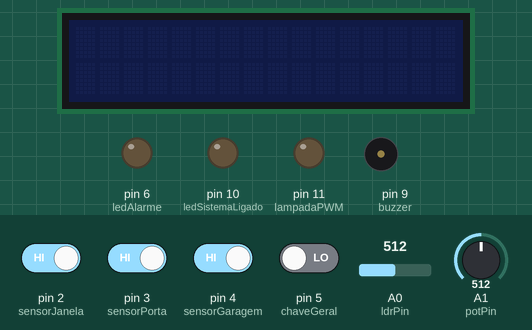
Recording of a sketch running on a simulated Arduino Uno, built with avr-gcc and run on an emulated ATmega328P. On the bench: 16×2 character LCD, output pins drawn as LEDs (lit = HIGH), buzzer (waves = sounding). Dashed ring = blinking. The test bench sets the inputs (shaded band); at power-on: pin 2 (sensorJanela), pin 3 (sensorPorta), pin 4 (sensorGaragem) HIGH, pin 5 (chaveGeral) LOW, A1 (potPin) = 512, A0 (ldrPin) = 512.

Above: at 1.2 s.
1.3 s: pin 5 (chaveGeral) driven HIGH
At 2.5 s:
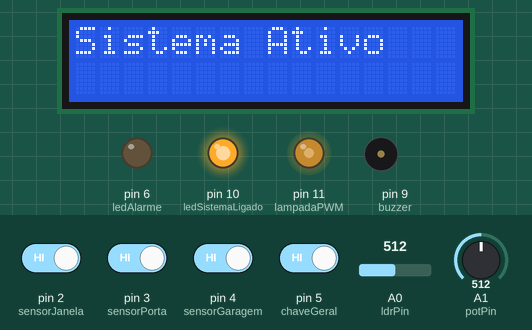
4.3 s: A1 (potPin) set to 525
At 4.84 s:
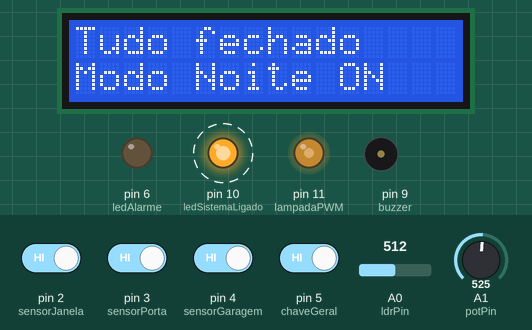
6.4 s: pin 2 (sensorJanela) driven LOW
At 6.93 s:
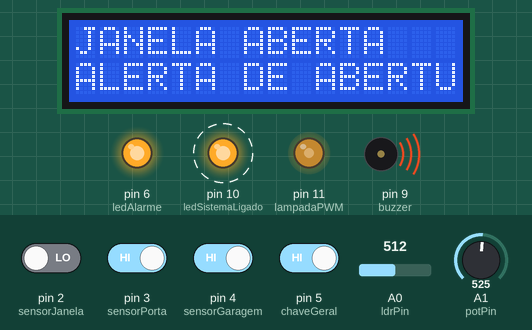
8.5 s: A1 (potPin) set to 306
At 9.03 s:
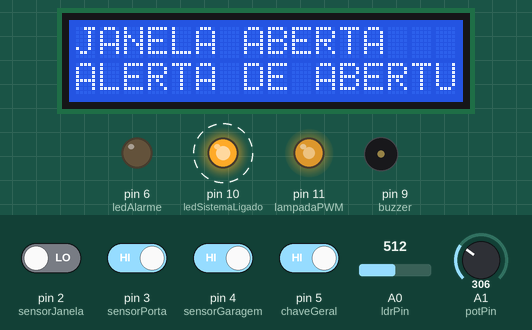
10.6 s: A0 (ldrPin) set to 318
12.1 s: A0 (ldrPin) set to 292
At 12.38 s:
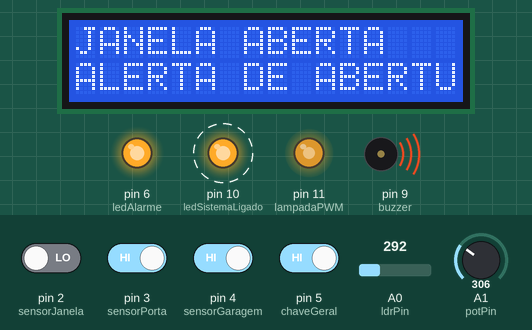
Timing chart, 0 to 15.1 s (numbered marks = the images above; inputs shaded):
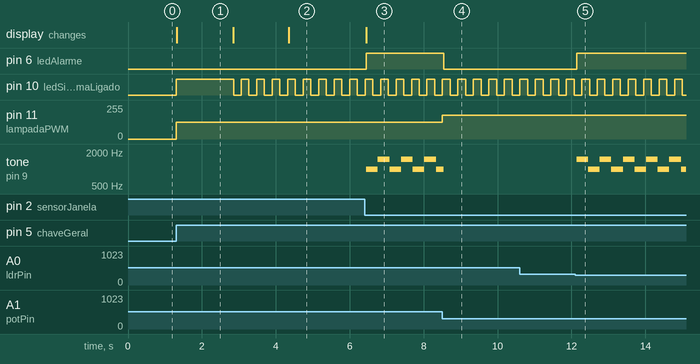

Measured:
- the behaviour switches between 512 and 513 on A1 (potPin) (found by bisection; images 1 and 2)
- the behaviour switches between 306 and 305 on A0 (ldrPin) (found by bisection; images 4 and 5)
- after the input at 1.3 s, pin 10 (ledSistemaLigado): LOW → HIGH at once, then repeats every 0.42 s: LOW 0.21 s, HIGH 0.21 s; pin 11 (lampadaPWM): 0/255 → 127/255 at once; the display: changes at once (image 1)
- after the input at 4.3 s, pin 11 (lampadaPWM): 127/255 → 124/255 at once; the display: changes after 0.05 s (image 2)
- after the input at 6.4 s, pin 6 (ledAlarme): LOW → HIGH after 0.05 s; tone on pin 9 (buzzer): alternates 1500 Hz for 0.31 s and 1000 Hz for 0.31 s, starting after 0.05 s; the display: changes after 0.05 s (image 3)
- after the input at 8.5 s, pin 6 (ledAlarme): HIGH → LOW at once; pin 11 (lampadaPWM): 124/255 → 178/255 at once
- after the input at 12.1 s, pin 6 (ledAlarme): LOW → HIGH at once; tone on pin 9 (buzzer): alternates 1500 Hz for 0.31 s and 1000 Hz for 0.31 s, starting at once

The sketch:

system_alarm_1.ino
```cpp
#include <Wire.h>
#include <LiquidCrystal_I2C.h>

LiquidCrystal_I2C lcd(0x27, 16, 2);

// Pinos
const int chaveGeral = 5;
const int ldrPin = A0;
const int potPin = A1;
const int lampadaPWM = 11;

const int sensorJanela = 2;
const int sensorPorta = 3;
const int sensorGaragem = 4;

const int ledSistemaLigado = 10;
const int ledAlarme = 6;
const int buzzer = 9;

// Estados
bool lcdLigado = false;
unsigned long tempoAnteriorLed = 0;
long intervaloPiscar = 200;
bool estadoLed = false;

unsigned long tempoAnteriorSom = 0;
const long intervaloSom = 300;
bool tomAtual = false;

void setup() {
  lcd.init();
  lcd.noBacklight();

  pinMode(chaveGeral, INPUT);
  pinMode(sensorJanela, INPUT_PULLUP);
  pinMode(sensorPorta, INPUT_PULLUP);
  pinMode(sensorGaragem, INPUT_PULLUP);

  pinMode(ledSistemaLigado, OUTPUT);
  pinMode(ledAlarme, OUTPUT);
  pinMode(buzzer, OUTPUT);
  pinMode(lampadaPWM, OUTPUT);

  digitalWrite(ledSistemaLigado, LOW);
  digitalWrite(ledAlarme, LOW);
  noTone(buzzer);
}

void loop() {
  bool ligado = digitalRead(chaveGeral) == HIGH;
  unsigned long agora = millis();

  if (ligado) {
    // Controle da lâmpada via potenciômetro (só quando ligado)
    int valorPot = analogRead(potPin);
    int brilho = map(valorPot, 1023, 0, 0, 255);  // Invertido
    analogWrite(lampadaPWM, brilho);

    int valorLDR = analogRead(ldrPin);
    bool modoNoite = valorLDR < valorPot;

    // Piscar LED do sistema
    if (agora - tempoAnteriorLed >= intervaloPiscar) {
      tempoAnteriorLed = agora;
      estadoLed = !estadoLed;
      digitalWrite(ledSistemaLigado, estadoLed);
    }

    if (!lcdLigado) {
      lcd.backlight();
      lcd.clear();
      lcd.setCursor(0, 0);
      lcd.print("Sistema Ativo");
      delay(1500);
      lcd.clear();
      lcdLigado = true;
    }

    bool janelaAberta = digitalRead(sensorJanela) == LOW;
    bool portaAberta = digitalRead(sensorPorta) == LOW;
    bool garagemAberta = digitalRead(sensorGaragem) == LOW;

    bool alerta = janelaAberta || portaAberta || garagemAberta;

    // Exibe alertas
    if (janelaAberta) {
      lcd.setCursor(0, 0);
      lcd.print("JANELA ABERTA     ");
      lcd.setCursor(0, 1);
      lcd.print("ALERTA DE ABERTURA");
    } else if (portaAberta) {
      lcd.setCursor(0, 0);
      lcd.print("PORTA ABERTA      ");
      lcd.setCursor(0, 1);
      lcd.print("ALERTA DE ABERTURA");
    } else if (garagemAberta) {
      lcd.setCursor(0, 0);
      lcd.print("GARAGEM ABERTA    ");
      lcd.setCursor(0, 1);
      lcd.print("ALERTA DE ABERTURA");
    } else {
      lcd.setCursor(0, 0);
      lcd.print("Tudo fechado      ");
      lcd.setCursor(0, 1);
      lcd.print(modoNoite ? "Modo Noite ON     " : "Modo Dia OK       ");
    }

    // Alarme
    if (alerta && modoNoite) {
      digitalWrite(ledAlarme, HIGH);
      if (agora - tempoAnteriorSom >= intervaloSom) {
        tempoAnteriorSom = agora;
        tomAtual = !tomAtual;
        tone(buzzer, tomAtual ? 1000 : 1500);
      }
    } else {
      digitalWrite(ledAlarme, LOW);
      noTone(buzzer);
    }

  } else {
    // Sistema desligado
    digitalWrite(ledSistemaLigado, LOW);
    digitalWrite(ledAlarme, LOW);
    noTone(buzzer);
    estadoLed = false;
    analogWrite(lampadaPWM, 0); // apaga a lâmpada

    if (lcdLigado) {
      lcd.clear();
      lcd.noBacklight();
      lcdLigado = false;
    }
  }
}
```
